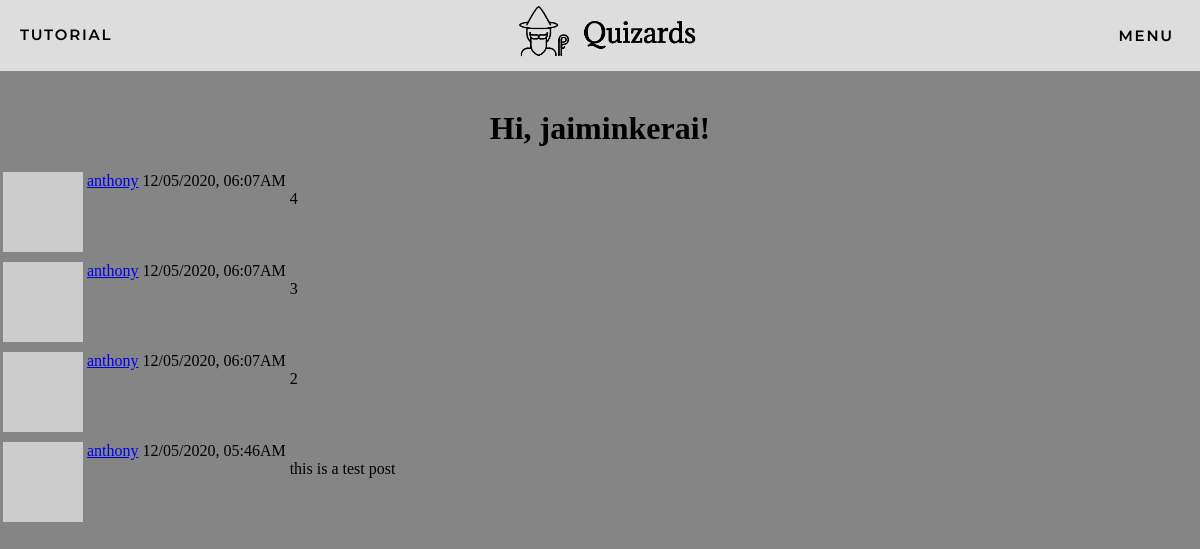
Page /explore (signed in) on the committed database.
### app/models.py (models this page shows, shortened)
class User(UserMixin, db.Model):
    id = db.Column(db.Integer, primary_key=True)
    username = db.Column(db.String(64), index=True, unique=True)
    email = db.Column(db.String(120), index=True, unique=True)
    password_hash = db.Column(db.String(128))
    posts = db.relationship('Post', backref='author', lazy='dynamic')
    authorOf = db.relationship('Quizzes', backref='author', lazy='dynamic')
    isAdmin = db.Column(db.Boolean, unique=False, default=True)
    def isAdmin(self):
        return self.isAdmin
    def avatar(self, size):
        digest = md5(self.email.lower().encode('utf-8')).hexdigest()
        return 'https://www.gravatar.com/avatar/{}?d=identicon&s={}'.format(
            digest, size)
    about_me = db.Column(db.String(140))
    last_seen = db.Column(db.DateTime, default=datetime.utcnow)
    followed = db.relationship(
        'User', secondary=followers,
        primaryjoin=(followers.c.follower_id == id),
        secondaryjoin=(followers.c.followed_id == id),
        backref=db.backref('followers', lazy='dynamic'), lazy='dynamic')

class Post(db.Model):
    id = db.Column(db.Integer, primary_key=True)
    body = db.Column(db.String(140))
    timestamp = db.Column(db.DateTime, index=True, default=datetime.utcnow)
    user_id = db.Column(db.Integer, db.ForeignKey('user.id'))

### app/routes.py (the view)
@app.route('/explore')
@login_required
def explore():
    page = request.args.get('page', 1, type=int)
    posts = Post.query.order_by(Post.timestamp.desc()).paginate(
        page, app.config['POSTS_PER_PAGE'], False)
    next_url = url_for('explore', page=posts.next_num) \
        if posts.has_next else None
    prev_url = url_for('explore', page=posts.prev_num) \
        if posts.has_prev else None
    return render_template("index.html", title='Explore', posts=posts.items,
                          next_url=next_url, prev_url=prev_url)

### app/models.py (called while the page is built)
@login.user_loader
def load_user(id):
    return User.query.get(int(id))

### app/routes.py (called while the page is built)
@app.before_request
def before_request():
    if current_user.is_authenticated:
        current_user.last_seen = datetime.utcnow()
        db.session.commit()

### app/templates/index.html (shortened to what this page needs)
{% extends "base.html" %}
{% block content %}
    <h1>Hi, {{ current_user.username }}!</h1>
    {% for post in posts %}
        {% include '_post.html' %}
    {% endfor %}
{% endblock %}

### app/templates/base.html (shortened to what this page needs)
<!DOCTYPE html>
<html lang="en-US">
    <head>
        <link href="{{ url_for('static', filename='css/styles.css') }}" rel="stylesheet">
    </head>
    <body>
        <div>
                <ul class="basenav topnav">
                    {% if current_user.is_anonymous %}
                    <li class="tags"><a>tutorial</a></li>
                    <li><a href="{{ url_for('index') }}"><img class='baselogo' src="../static/css/templogo.png"></a></li>
                    <li class="tags"><a href="{{ url_for('login') }}">Sign In</a></li>
                    {% else %}
                    <li class="tags"><a>tutorial</a></li>
                    <li><a href="{{ url_for('index') }}"><img class='baselogo' src="../static/css/templogo.png"></a></li>
                        <div class="dropdown">
                            <button class="dropbtn"><li class="tags"><a href="{{ url_for('index') }}">Menu</a></li>
                            </button>
                        </div>
                    {% endif %}
                </ul>
        </div>
        <br>
        <div class="messages">
            {% block content %}{% endblock %}
        </div>
    </body>
</html>

### app/templates/_post.html
<table>
    <tr valign="top">
        <td><img src="{{ post.author.avatar(36) }}"></td>
        <td>
            <a href="{{ url_for('user', username=post.author.username) }}">
                {{ post.author.username }}
            </a>
        </td>
        <td> {{ post.timestamp.strftime('%d/%m/%Y, %I:%M%p') }}</td>
        <td>
            </br>{{ post.body }}
        </td>
    </tr>
</table>

### app/static/css/styles.css (style rules this page uses)
body { margin: 0; padding: 0; height: 100vh; background-color: rgb(133, 133, 133); }
.basenav { padding: 0; margin: 0; list-style: none; display: flex; background-color: #ddd; }
.topnav { justify-content: space-between; }
.tags { margin-top: 25px; margin-left: 20px; margin-right: 20px; }
.basenav a { color: black; text-decoration: solid; text-transform: uppercase; letter-spacing: 1.8px; font-family: 'Montserrat'; font-weight: 600; font-size: 15px; }
.basenav .baselogo { transform: translateX(10px); width: 300px; height: auto; }
.dropdown { float: left; overflow: hidden; transition: 0.5s ease; }
.dropdown .dropbtn { font-size: 16px; border: none; outline: none; color: white; padding-bottom: 26px; background-color: inherit; font-family: inherit; margin: 0; transition: 0.4s ease; }
.messages { text-align: center; }

### rows in the picture
User: username "jaiminkerai"
Post: author.username "anthony", timestamp "12/05/2020, 06:07AM", body "4"
Post: author.username "anthony", timestamp "12/05/2020, 06:07AM", body "3"
Post: author.username "anthony", timestamp "12/05/2020, 06:07AM", body "2"
Post: author.username "anthony", timestamp "12/05/2020, 05:46AM", body "this is a test post"
